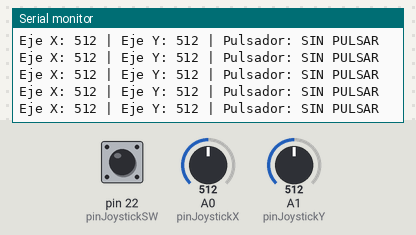
Simulated run of this sketch. Board: Arduino Mega 2560, built with avr-gcc and run on an emulated ATmega2560. Shown: the last lines printed to the serial monitor. Inputs (shaded band) come from the test bench; at power-on: A1 (pinJoystickY) = 512, pin 22 (pinJoystickSW) HIGH, A0 (pinJoystickX) = 512.

Above: at 11.4 s.
11.5 s: A1 (pinJoystickY) set to 985
At 11.81 s:
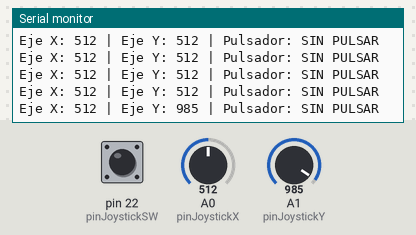
14.5 s: A1 (pinJoystickY) set to 1009
At 14.62 s:
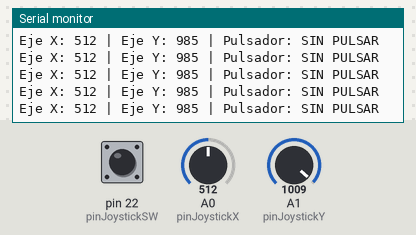
Timing chart, 0 to 17.5 s (numbered marks = the images above; inputs shaded):
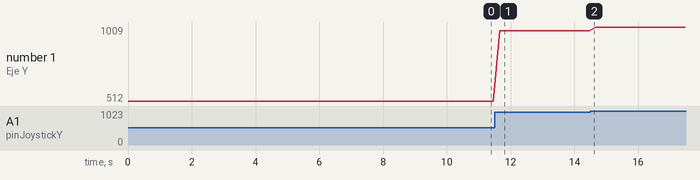

Measured:
- after the input at 11.5 s, the serial monitor: prints a new line after 0.15 s (image 1)
- plotted number 1: 512 → 985 after the input at 11.5 s, 985 → 1009 after the input at 14.5 s

The sketch:

Joystick.ino
```cpp
const int pinJoystickX = A0;
const int pinJoystickY = A1;
const int pinJoystickSW = 22;

int valorX = 0;
int valorY = 0;
int valorSW = 0;

void setup() {
  Serial.begin(9600);

  pinMode(pinJoystickSW, INPUT_PULLUP);
}

void loop() {
  valorX = analogRead(pinJoystickX);
  valorY = analogRead(pinJoystickY);
  valorSW = digitalRead(pinJoystickSW);

  Serial.print("Eje X: ");
  Serial.print(valorX);

  Serial.print(" | Eje Y: ");
  Serial.print(valorY);

  Serial.print(" | Pulsador: ");

  if (valorSW == LOW) {
    Serial.println("PULSADO");
  } else {
    Serial.println("SIN PULSAR");
  }

  delay(200);
}
```

Conexiones.ino
```cpp
// --------------------------------------------------
// CONEXIONES PANTALLA LCD 16x2 (MODO 4 BITS)
// --------------------------------------------------
//
// LCD     -> Arduino
//
// Pin 1  (VSS) -> GND
// Pin 2  (VDD) -> 5V
// Pin 3  (VO)  -> GND (contraste, conexión de prueba)
// Pin 4  (RS)  -> 12
// Pin 5  (RW)  -> GND
// Pin 6  (E)   -> 11
// Pin 7  (D0)  -> Sin conectar
// Pin 8  (D1)  -> Sin conectar
// Pin 9  (D2)  -> Sin conectar
// Pin 10 (D3)  -> Sin conectar
// Pin 11 (D4)  -> 7
// Pin 12 (D5)  -> 6
// Pin 13 (D6)  -> 5
// Pin 14 (D7)  -> 4
// Pin 15 (A)   -> 5V (retroiluminación, con resistencia si procede)
// Pin 16 (K)   -> GND (retroiluminación)
//
// --------------------------------------------------
```
